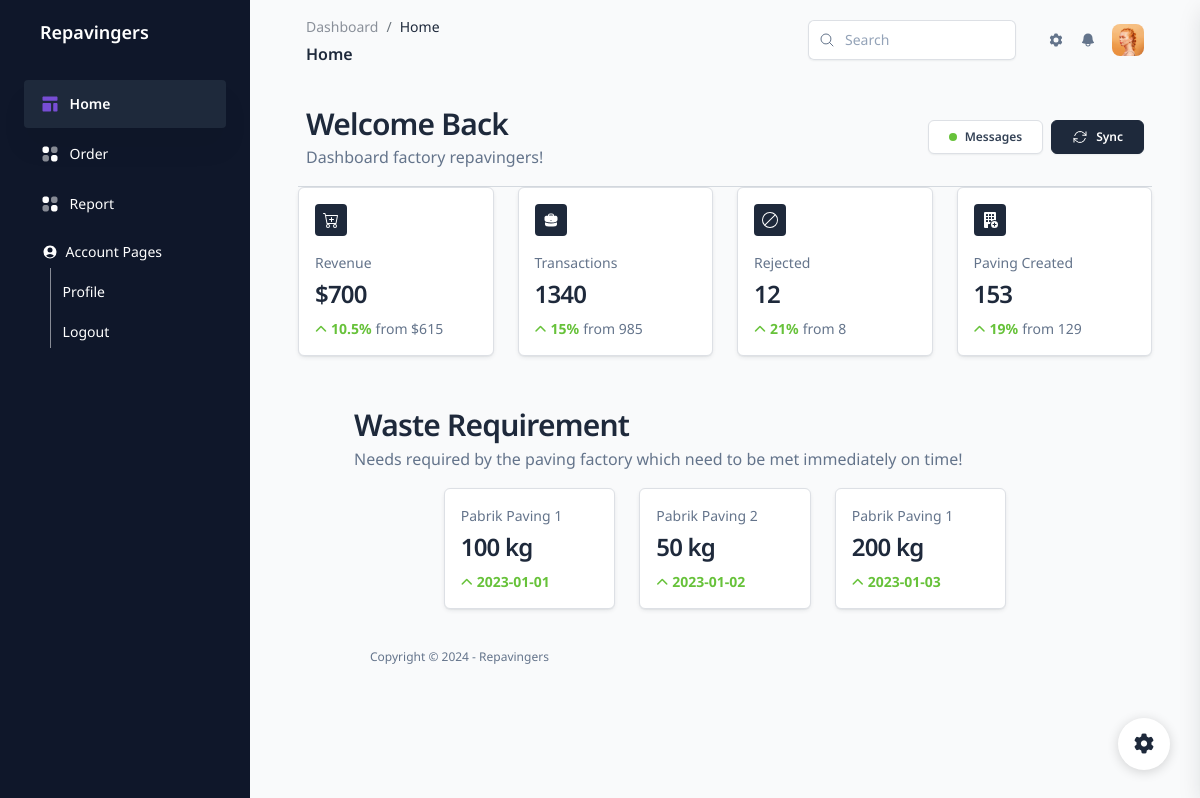
The app's page /Pabrik/index.php (signed in), older data.
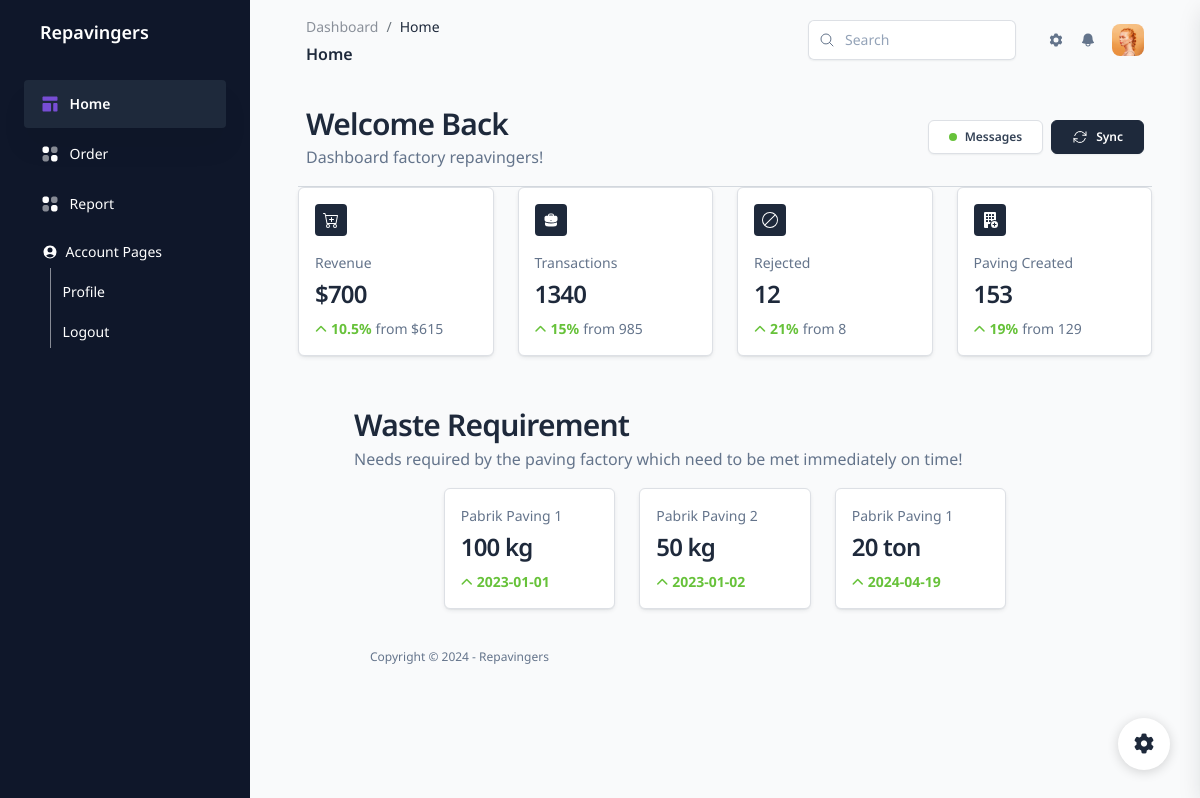
The same page, newer data.
### tables this page shows
CREATE TABLE `kebutuhan_sampah` (
  `id_kebutuhan` int(11) NOT NULL,
  `id_pabrik` int(11) NOT NULL,
  `jenis_sampah` varchar(255) NOT NULL,
  `jumlah_sampah` int(11) NOT NULL,
  `satuan_sampah` varchar(255) NOT NULL,
  `tanggal_kebutuhan` date NOT NULL,
  `status_kebutuhan` enum('menunggu verifikasi','disetujui','ditolak') DEFAULT 'menunggu verifikasi'
);

CREATE TABLE `pabrik_paving` (
  `id_pabrik` int(11) NOT NULL,
  `nama_pabrik` varchar(255) NOT NULL,
  `alamat_pabrik` varchar(255) NOT NULL,
  `email_pabrik` varchar(255) NOT NULL,
  `telepon_pabrik` varchar(255) NOT NULL,
  `password_pabrik` varchar(255) NOT NULL
);

### Pabrik/index.php (the view, shortened to what the changed rows need)
<?php
require_once "../koneksi.php";
?>
<!DOCTYPE html>
<html lang="en">
<head>
  <link href="../assets/css/nucleo-icons.css" rel="stylesheet" />
  <link href="../assets/css/nucleo-svg.css" rel="stylesheet" />
  <link href="../assets/css/nucleo-svg.css" rel="stylesheet" />
  <link id="pagestyle" href="../assets/css/corporate-ui-dashboard.css?v=1.0.0" rel="stylesheet" />
</head>
<body class="g-sidenav-show  bg-gray-100">
  <main class="main-content position-relative max-height-vh-100 h-100 border-radius-lg ">
    <div class="container-fluid py-4 px-5">
    <div class="container-fluid py-4 px-5">
      <div class="row" style="justify-content: center">
      <?php
$query = "SELECT kebutuhan_sampah.*, pabrik_paving.nama_pabrik
          FROM kebutuhan_sampah
          JOIN pabrik_paving ON kebutuhan_sampah.id_pabrik = pabrik_paving.id_pabrik
          WHERE kebutuhan_sampah.status_kebutuhan = 'disetujui'";
$result = mysqli_query($koneksi, $query);
while ($row = mysqli_fetch_assoc($result)) {
    echo '
    <div class="col-xl-3 col-sm-6 mb-xl-0">
        <div class="card border shadow-xs mb-4">
            <div class="card-body text-start p-3 w-100 mx-auto">
                <div class="row">
                    <div class="col-12">
                        <div class="w-100">
                            <p class="text-sm text-secondary mb-1">' . $row['nama_pabrik'] . '</p>
                            <h4 class="mb-2 font-weight-bold">' . $row['jumlah_sampah'] . ' ' . $row['satuan_sampah'] . '</h4>
                            <div class="d-flex align-items-center">
                                <span class="text-sm text-success font-weight-bolder">
                                    <i class="fa fa-chevron-up text-xs me-1"></i>' . $row['tanggal_kebutuhan'] . '
                                </span>
                            </div>
                        </div>
                    </div>
                </div>
            </div>
        </div>
    </div>';
}
?>
    </div>
  </main>
</body>
</html>

Row changes from the older to the newer data that the page shows:
removed kebutuhan_sampah: id_pabrik.nama_pabrik "Pabrik Paving 1", jumlah_sampah "200", satuan_sampah "kg", tanggal_kebutuhan "2023-01-03"
added kebutuhan_sampah: id_pabrik.nama_pabrik "Pabrik Paving 1", jumlah_sampah "20", satuan_sampah "ton", tanggal_kebutuhan "2024-04-19"
